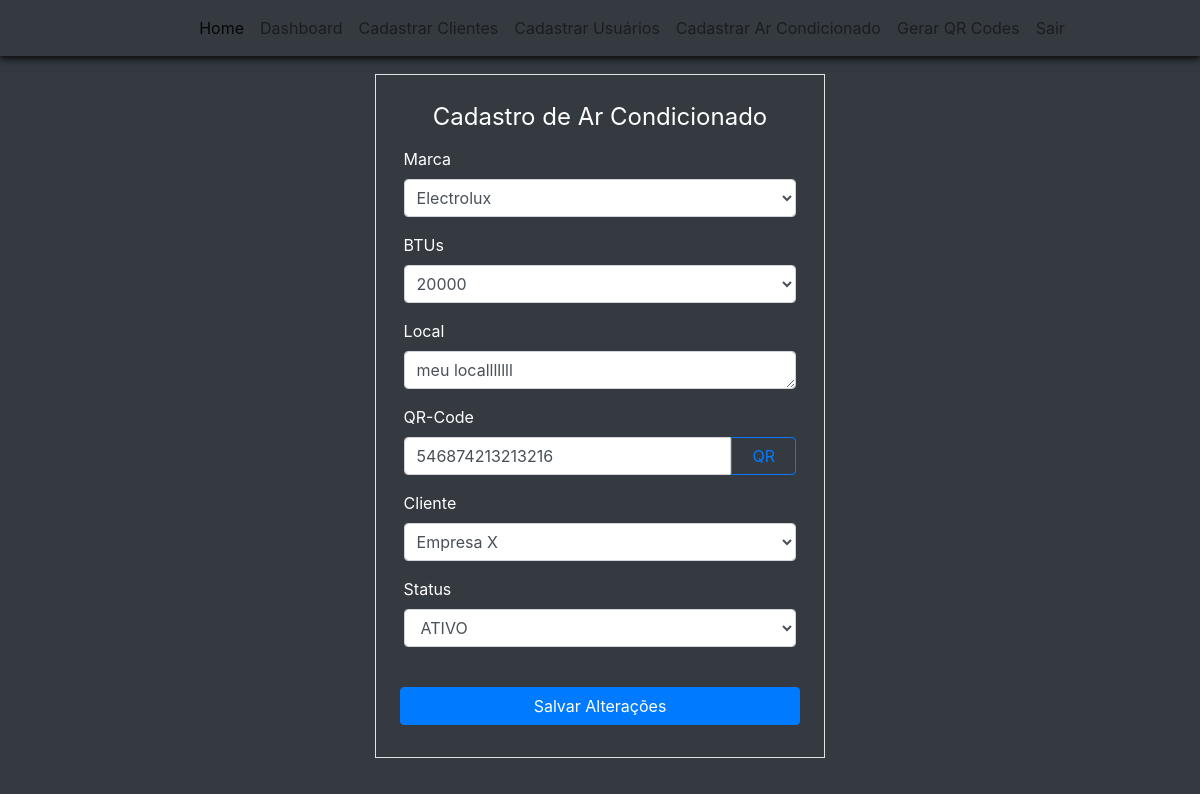
Page /dashboard/cliente/servicos/equipamento/37 (signed in) on the committed database.
### climaxcool/models.py (models this page shows)
class Equipments(database.Model):
    id = database.Column(database.Integer, primary_key=True)
    name_equipment = database.Column(database.String, nullable=False)
    btus_equipment = database.Column(database.Integer, nullable=False)
    brand_equipment = database.Column(database.String, nullable=False)
    address = database.Column(database.String, nullable=False)
    qr_code = database.Column(database.String, unique=True)
    status_equipment = database.Column(database.String, default="ATIVO")
    date_create = database.Column(database.DateTime, nullable=False, default=datetime.utcnow)
    id_customer = database.Column(database.Integer, database.ForeignKey('customers.id'), nullable=False)
    id_user = database.Column(database.Integer, database.ForeignKey('users.id'), nullable=False)

### climaxcool/routes/routes.py (the view)
@app.route('/dashboard/cliente/servicos/equipamento/<equipment_id>', methods=['GET', 'POST'])
@login_required
def equipment_update(equipment_id):
    equipment_update = equipments_viewmodel.equipment_update(equipment_id)
    return equipment_update

### climaxcool/forms.py
class FormEquipmentsRegistration(FlaskForm):
    edit_mode = HiddenField()
    brand_equipment = SelectField('Marca', validators=[DataRequired()], choices=list_brands)
    btus_equipment = SelectField('BTUs', validators=[DataRequired()], choices=list_btus)
    address = TextAreaField('Local', validators=[DataRequired()])
    qr_code = StringField('QR-Code')
    status_equipment = SelectField('Status', validators=[Optional()], choices=['ATIVO', 'INATIVO'])
    customer = SelectField('Cliente', validators=[DataRequired()], choices=[' '])
    btn_submit_equip_registration = SubmitField('Cadastrar Equipamento')

### climaxcool/models.py (called while the page is built)
@login_manager.user_loader
def load_user(id_user):
    return Users.query.get(int(id_user))

### climaxcool/repository/repo_customers.py (called while the page is built)
    def get_customer_by_id(self, customer_id):
        customer = Customers.query.get(int(customer_id))
        return customer

### climaxcool/repository/repo_equipments.py (called while the page is built)
    def get_equipment_by_id(self, equipment_id):
        equipment = Equipments.query.get(int(equipment_id))
        return equipment

### climaxcool/viewmodel/equipments_viewmodel.py (called while the page is built, shortened)
    def equipment_update(self, equipment_id):
        equipment = repo_equipments.get_equipment_by_id(equipment_id)
        customer = repo_customers.get_customer_by_id(equipment.id_customer)
        print(customer.name_customer)
        form_equipment = FormEquipmentsRegistration(
            brand_equipment = equipment.brand_equipment,
            btus_equipment = equipment.btus_equipment,
            address = equipment.address,
            qr_code = equipment.qr_code,
            status_equipment = equipment.status_equipment,
        )
        form_equipment.customer.choices = [customer.name_customer]
        form_equipment.edit_mode.data = 'True'
        if form_equipment.errors:
            print(form_equipment.errors)
        return render_template('equipments_update.html', form_equipment=form_equipment)

### climaxcool/templates/equipments_update.html (shortened to what this page needs)
{% extends 'nav_logged.html' %}
{% block bodynav %}
<div class="d-flex justify-content-center align-items-center bg-dark" style="padding-top: 30px; height: 100vh;">
    <div class="bg-dark text-white">
        <div class="col">
            <div>
                <form method="POST" action="" class="border p-4 mt-2 mb-2">
                    <legend class="text-center">Cadastro de Ar Condicionado</legend>
                    <fieldset>
                        <div class="row form-group mt-1 mx-1">
                            {{ form_equipment.brand_equipment.label(class="form-label") }}
                            {% if form_equipment.brand_equipment.errors %}
                            {{ form_equipment.brand_equipment(class="form-control is-invalid px-2", rows="1") }}
                            <div class="invalid-feedback">
                                {% for erro in form_equipment.brand_equipment.errors %}
                                {{ erro }}
                                {% endfor%}
                            </div>
                            {% else %}
                            {{ form_equipment.brand_equipment(class="form-control px-2", rows="1") }}
                            {% endif %}
                        </div>
                        <div class="form-group mt-1 mx-1">
                            {{ form_equipment.btus_equipment.label(class="form-label") }}
                            {{ form_equipment.btus_equipment(class="form-control px-2", rows="1") }}
                        </div>
                        <div class="row form-group mt-1 mx-1">
                            {{ form_equipment.address.label(class="form-label") }}
                            {{ form_equipment.address(class="form-control w-100", rows="1") }}
                        </div>
                        <div class="row form-group mt-1 mx-1">
                            {{ form_equipment.qr_code.label(class="form-label col-12 text-left px-0") }}
                            {{ form_equipment.qr_code(class="form-control w-100 col-10", style="border-top-right-radius: 0; border-bottom-right-radius: 0", rows="1") }}
                            <button class="btn col-2 btn-outline-primary" style="border-top-left-radius: 0; border-bottom-left-radius: 0">QR</button>
                        </div>
                        <div class="row form-group mt-1 mx-1">
                            {{ form_equipment.customer.label(class="form-label") }}
                            {{ form_equipment.customer(class="form-control w-100 px-2", rows="1") }}
                        </div>
                        <div class="row form-group mt-1 mx-1">
                            {{ form_equipment.status_equipment.label(class="form-label") }}
                            {{ form_equipment.status_equipment(class="form-control w-100", rows="1") }}
                        </div>
                    </fieldset>
                    <div class="w-auto">
                        <button class="w-100 btn btn-primary mt-4 mb-2" type="submit">Salvar Alterações</button>
                    </div>
                </form>
            </div>
        </div>
    </div>
</div>
{% endblock %}

### rows in the picture
Equipments: brand_equipment "Electrolux", btus_equipment "20000", address "meu localllllll", qr_code "546874213213216", status_equipment "ATIVO"
